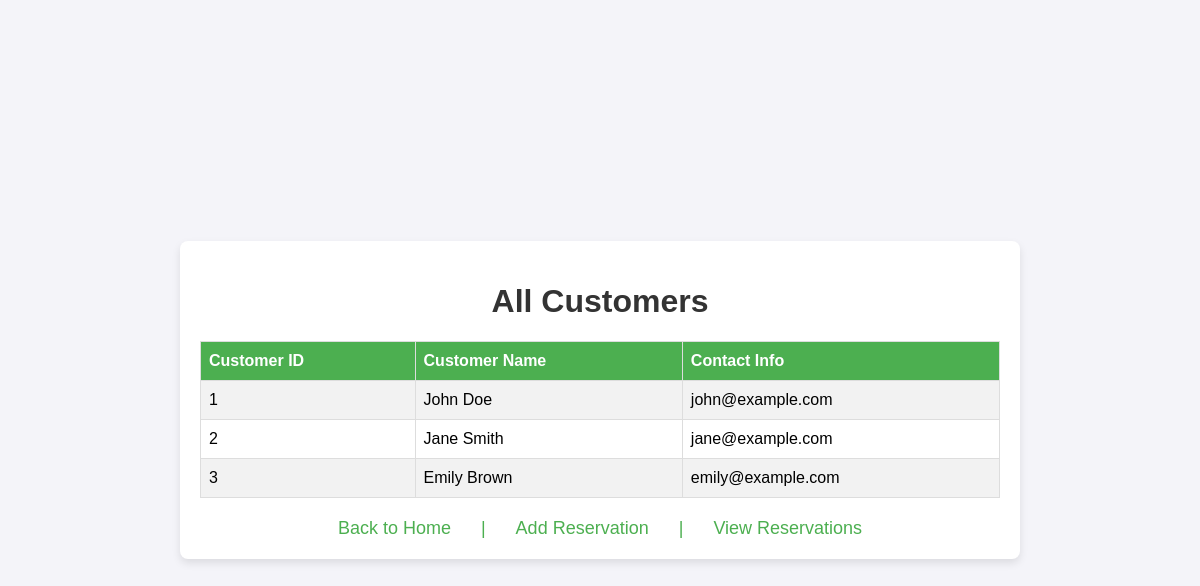
The page /index.php?action=viewCustomers on the database its author committed.
### tables this page shows
CREATE TABLE Customers (
    customerId INT NOT NULL AUTO_INCREMENT,
    customerName VARCHAR(45) NOT NULL,
    contactInfo VARCHAR(200),
    PRIMARY KEY (customerId)
);

### index.php (called while the page is built)
<?php
require_once 'RestaurantServer.php';
$portal = new RestaurantPortal();
$portal->handleRequest();

### RestaurantDatabase.php (called while the page is built, shortened)
<?php
class RestaurantDatabase {
    private $host = "localhost";
    private $port = "3306";
    private $database = "restaurant_reservations";
    private $user = "root";
    private $password = "";
    private $connection;
    private function connect() {
        $this->connection = new mysqli($this->host, $this->user, $this->password, $this->database, $this->port);
    }
    public function getAllCustomers() {
        $query = "SELECT * FROM Customers";
        $result = $this->connection->query($query);
        return $result->fetch_all(MYSQLI_ASSOC);
    }
}
?>

### viewCustomers.php (the view, shortened to what this page needs)
<!DOCTYPE html>
<html lang="en">
<head>
  <link rel="stylesheet" href="./assets/css/style.css">
</head>
<body>
  <div class="container">
    <h1>All Customers</h1>
      <div class="table-container">
      <table>
        <tr>
          <th>Customer ID</th>
          <th>Customer Name</th>
          <th>Contact Info</th>
        </tr>
        <?php if (empty($customers)): ?>
          <tr>
            <td colspan="5" style="text-align: center;">No customers found</td>
          </tr>
        <?php else: ?>
          <?php foreach ($customers as $customer): ?>
            <tr>
              <td><?= htmlspecialchars($customer['customerId']) ?></td>
              <td><?= htmlspecialchars($customer['customerName']) ?></td>
              <td><?= htmlspecialchars($customer['contactInfo']) ?></td>
            </tr>
          <?php endforeach; ?>
        <?php endif; ?>
      </table>
    </div>
    <div class="links">
      <a href="index.php">Back to Home</a>
      <a>|</a>
      <a href="index.php?action=addReservation">Add Reservation</a>
      <a>|</a>
      <a href="index.php?action=viewReservations">View Reservations</a>
    </div>
  </div>
</body>

### style.css (style rules this page uses)
body { font-family: Arial, sans-serif; background-color: #f4f4f9; margin: 0; padding: 0; display: flex; flex-direction: column; justify-content: center; align-items: center; height: 100vh; }
h1 { color: #333; text-align: center; }
.container { background-color: white; padding: 20px; border-radius: 8px; text-align: center; min-width: 400px; box-shadow: 0 4px 8px rgba(0, 0, 0, 0.1); }
.links { display: flex; flex-wrap: wrap; align-items: center; justify-content: center; }
a { display: block; color: #4CAF50; font-size: 18px; margin: 20px 15px 0; text-decoration: none; }
.table-container { width: 100%; }
table { border-collapse: collapse; width: 800px; }
th { background-color: #4CAF50; color: white; }
td, th { border: 1px solid #dddddd; text-align: left; padding: 10px 8px; }
tr:nth-child(even) { background-color: #f2f2f2; }

### rows shown on the page
customers: customerId "1", customerName "John Doe", contactInfo "john@example.com"
customers: customerId "2", customerName "Jane Smith", contactInfo "jane@example.com"
customers: customerId "3", customerName "Emily Brown", contactInfo "emily@example.com"
